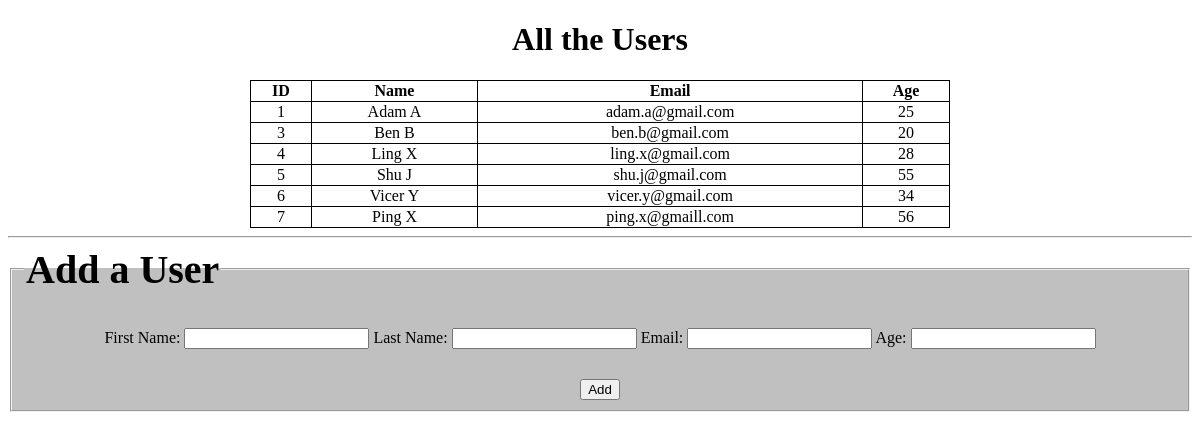
The page / on the database its author committed.
### users_app/models.py (models this page shows)
class User(models.Model):
    first_name = models.CharField(max_length=255)
    last_name = models.CharField(max_length=255)
    email_address = models.CharField(max_length=255)
    age = models.IntegerField()
    created_at = models.DateTimeField(auto_now_add=True)
    updated_at = models.DateTimeField(auto_now=True)

### users_app/views.py (the view)
# urls.py: path('', views.index),
def index(request):
    context = {
        'all_users': User.objects.all(),
    }
    return render(request, 'index.html', context)

### users_app/templates/index.html (shortened to what this page needs)
<!DOCTYPE html>
  <html>
    <head>
      {% load static %}
      <link rel="stylesheet" href="{% static 'css/style.css' %}">
    </head>
    <body>
     <h1>All the Users</h1>
     <div>
        <table>
         <thead>
            <tr>
            <th>ID</th>
            <th>Name</th>
            <th>Email</th>
            <th>Age</th>
            </tr>
         </thead>
         <tbody>
           {% for i in all_users %}
            <tr>
            <td>{{i.id}}</td>
            <td>{{i.first_name}} {{i.last_name}}</td>
            <td>{{i.email_address}}</td>
            <td>{{i.age}}</td>
            </tr>
            {% endfor %}
        </tbody>
        </table>
     </div>
      <hr>
      <fieldset>
        <legend>Add a User</legend>
        <form action='/users' method='post'>
            First Name: <input type='text' name='first_name'>
            Last Name: <input type='text' name='last_name'>
            Email: <input type='text' name='email'>
            Age: <input type='number' name='age'>
            <button type='submit'>Add</button>
        </form>
       </fieldset>
    </body>
  </html>

### users_app/static/css/style.css (style rules this page uses)
h1 { text-align: center; }
table, th, td, tr { border: 1px solid black; border-collapse: collapse; }
table { text-align: center; width:700px; margin: auto; }
form { margin: auto; width: 1000px; text-align: center; }
button { margin-top: 30px; }
input { margin-top: 30px; }
fieldset { background-color: silver; }
legend { font-size: 40px; font-weight: bold; }

### rows shown on the page
User: id "1", first_name "Adam", last_name "A", email_address "adam.a@gmail.com", age "25"
User: id "3", first_name "Ben", last_name "B", email_address "ben.b@gmail.com", age "20"
User: id "4", first_name "Ling", last_name "X", email_address "ling.x@gmail.com", age "28"
User: id "5", first_name "Shu", last_name "J", email_address "shu.j@gmail.com", age "55"
User: id "6", first_name "Vicer", last_name "Y", email_address "vicer.y@gmail.com", age "34"
User: id "7", first_name "Ping", last_name "X", email_address "ping.x@gmaill.com", age "56"
